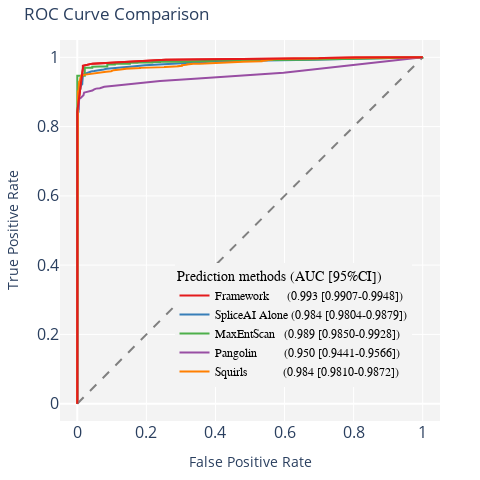

The notebook cell this image was saved under:
### Code cell
import plotly.graph_objects as go
import numpy as np
from sklearn.metrics import roc_curve, roc_auc_score

# ROC curve (LABEL, PriorityScore)
fpr1, tpr1, thresholds1 = roc_curve(data['LABEL'], data['PriorityScore'])
auc1 = roc_auc_score(data['LABEL'], data['PriorityScore'])

fpr2, tpr2, thresholds2 = roc_curve(data['LABEL'], data['maxsplai'])
auc2 = roc_auc_score(data['LABEL'], data['maxsplai'])

fpr3, tpr3, thresholds3 = roc_curve(data2['LABEL'], data2['maxentscan_diff'])
auc3 = roc_auc_score(data2['LABEL'], data2['maxentscan_diff'])

fpr4, tpr4, thresholds4 = roc_curve(data['LABEL'], data['maxpangolin'])
auc4 = roc_auc_score(data['LABEL'], data['maxpangolin'])

fpr5, tpr5, thresholds5 = roc_curve(data3['LABEL'], data3['Squirls'])
auc5 = roc_auc_score(data3['LABEL'], data3['Squirls'])

# Calculate optimal threshold from ROC curve by Youden's J statistic
Youden_index = np.argmax(tpr1 - fpr1)
optimal_threshold = thresholds1[Youden_index]
print('Optimal threshold (using Youden index):', optimal_threshold)

youden_maxent = np.argmax(tpr3 - fpr3)
optimal_threshold_maxent = thresholds3[youden_maxent]
print('Optimal threshold (using Youden index) - MaxEntScan:', optimal_threshold_maxent)
youden_pangolin = np.argmax(tpr4 - fpr4)
optimal_threshold_pangolin = thresholds4[youden_pangolin]
print('Optimal threshold (using Youden index) - Pangolin:', optimal_threshold_pangolin)
youden_squirls = np.argmax(tpr5 - fpr5)
optimal_threshold_squirls = thresholds5[youden_squirls]
print('Optimal threshold (using Youden index) - Squirls:', optimal_threshold_squirls)


# plot ROC curve using Plotly
fig = go.Figure()

# Add traces
fig.add_trace(go.Scatter(
    x=fpr1, y=tpr1, mode='lines', 
    name=f"Framework      ({auc1:.3f} [{cilower1:.4f}-{ciupper1:.4f}])", 
    line=dict(color='#E41A1C', width=2))
    )
fig.add_trace(go.Scatter(
    x=fpr2, y=tpr2, mode='lines', 
    name=f"SpliceAI Alone ({auc2:.3f} [{cilower2:.4f}-{ciupper2:.4f}])", 
    line=dict(color='#377EB8', width=2))
    )
fig.add_trace(go.Scatter(
    x=fpr3, y=tpr3, mode='lines',
    name=f"MaxEntScan   ({auc3:.3f} [{cilower3:.4f}-{ciupper3:.4f}])",
    line=dict(color='#4DAF4A', width=2))
    )
fig.add_trace(go.Scatter(
    x=fpr4, y=tpr4, mode='lines',
    name=f"Pangolin         ({auc4:.3f} [{cilower4:.4f}-{ciupper4:.4f}])",
    line=dict(color='#984EA3', width=2))
    )

fig.add_trace(go.Scatter(
    x=fpr5, y=tpr5, mode='lines',
    name=f"Squirls            ({auc5:.3f} [{cilower5:.4f}-{ciupper5:.4f}])",
    line=dict(color='#FF7F00', width=2))
    )

fig.add_trace(go.Scatter(
    x=[0, 1], y=[0, 1], mode='lines', name='Chance', 
    line=dict(color='gray', width=2, dash='dash'), showlegend=False)
    )

# Add an annotation
# fig.add_annotation(x=0.6, y=0.05, xref="paper", yref="paper",
#                    text=f"DeLong's test p-value = {10**p_value_log[0][0]:.2e}",
#                    showarrow=False,
#                    font=dict(family="Arial, sans-serif", size=12, color="black"),
#                    bgcolor='rgba(243, 243, 243, 1)',
#                 #    bordercolor="black",
#                    borderwidth=2)

# Add titles and labels
fig.update_layout(title='ROC Curve Comparison',
                  xaxis_title='False Positive Rate',
                  yaxis_title='True Positive Rate',
                  plot_bgcolor='rgba(243, 243, 243, 1)',
                  paper_bgcolor='rgba(243, 243, 243, 0)',
                  legend_title='Prediction methods (AUC [95%CI])',
                  legend=dict(y=0.09, x=0.925, xanchor='right', yanchor='bottom', 
                              bgcolor='rgba(243, 243, 243, 1)',
                              font=dict(family="Arial, sans-serif", size=12, color="black")),
                  margin=dict(l=40, r=40, t=40, b=40))

fig.update_xaxes(range=[-0.05, 1.05])
fig.update_yaxes(range=[-0.05, 1.05])
fig.update_layout(width=480, height=480)
fig.write_html("figs/roc-auc.html")

# Change the font size of axix labels
fig.update_xaxes(tickfont=dict(size=16))
fig.update_yaxes(tickfont=dict(size=16))

# Add zoomed-in ROC curve in the top left corner
fig.add_trace(go.Scatter(
    x=fpr1, y=tpr1, mode='lines', 
    name=f"Framework      ({auc1:.3f} [{cilower1:.4f}-{ciupper1:.4f}])", 
    line=dict(color='#E41A1C', width=2), showlegend=False)
    )

# fig.update_layout(showlegend=False)

# Show figure
fig.show()

### Figure 1 — Plotly figure (JSON) as saved in the notebook; plotly's stock layout.template omitted (floating-point values rounded to 4 significant figures; data arrays with more than 128 entries replaced by an {"elided": "..."} marker saying what was removed)
{"data": [{"line": {"color": "#E41A1C", "width": 2}, "mode": "lines", "name": "Framework      (0.993 [0.9907-0.9948])", "type": "scatter", "x": [0, 0, 0, 0, 0, 0, 0, 0, 0, 0, 0, 0.01633, 0.01633, 0.04356, 0.2559, 0.6987, 0.7132, 0.8022, 1], "y": [0, 0.1477, 0.1582, 0.3305, 0.3975, 0.4461, 0.5246, 0.5267, 0.6903, 0.706, 0.8427, 0.969, 0.9757, 0.9817, 0.9928, 0.9974, 0.998, 0.9991, 1]}, {"line": {"color": "#377EB8", "width": 2}, "mode": "lines", "name": "SpliceAI Alone (0.984 [0.9804-0.9879])", "type": "scatter", "x": [0, 0, 0, 0.001815, 0.001815, 0.001815, 0.001815, 0.001815, 0.001815, 0.001815, 0.001815, 0.001815, 0.001815, 0.001815, 0.001815, 0.001815, 0.001815, 0.001815, 0.001815, 0.001815, 0.001815, 0.001815, 0.001815, 0.001815, 0.001815, 0.001815, 0.001815, 0.001815, 0.001815, 0.001815, 0.001815, 0.001815, 0.001815, 0.001815, 0.00363, 0.00363, 0.00363, 0.00363, 0.00363, 0.00363, 0.00363, 0.00363, 0.00363, 0.00363, 0.00363, 0.00363, 0.00363, 0.00363, 0.00363, 0.00363, 0.00363, 0.00363, 0.00363, 0.005445, 0.005445, 0.005445, 0.005445, 0.00726, 0.009074, 0.009074, 0.009074, 0.01089, 0.01089, 0.0127, 0.0127, 0.01452, 0.01452, 0.01452, 0.01452, 0.01452, 0.01452, 0.01452, 0.01633, 0.01633, 0.01633, 0.01633, 0.01633, 0.01633, 0.01815, 0.02359, 0.02722, 0.02722, 0.03085, 0.03811, 0.03993, 0.049, 0.05626, 0.05989, 0.07623, 0.0853, 0.1071, 0.1361, 0.1597, 0.196, 0.2414, 0.3122, 0.4102, 0.6788, 1], "y": [0, 0.1842, 0.378, 0.4647, 0.5197, 0.5521, 0.5852, 0.6052, 0.6257, 0.6422, 0.6564, 0.6692, 0.6808, 0.6926, 0.7068, 0.7213, 0.7306, 0.7381, 0.7448, 0.763, 0.7706, 0.7764, 0.7813, 0.7874, 0.7937, 0.7984, 0.8036, 0.8094, 0.8158, 0.8195, 0.8253, 0.8291, 0.8337, 0.8392, 0.8424, 0.8468, 0.8499, 0.854, 0.8569, 0.8592, 0.8627, 0.8659, 0.8676, 0.8705, 0.8743, 0.8769, 0.8798, 0.8818, 0.8841, 0.8862, 0.8876, 0.8888, 0.8917, 0.8931, 0.896, 0.8986, 0.9009, 0.9041, 0.9064, 0.9096, 0.9143, 0.9163, 0.9189, 0.9206, 0.9218, 0.9232, 0.9264, 0.9276, 0.9302, 0.9316, 0.9348, 0.9366, 0.9392, 0.9406, 0.9418, 0.9444, 0.9455, 0.9484, 0.9508, 0.9528, 0.9534, 0.9542, 0.9565, 0.9574, 0.9592, 0.9603, 0.9609, 0.9623, 0.9647, 0.967, 0.9684, 0.9705, 0.9736, 0.9771, 0.9791, 0.982, 0.9884, 0.9928, 1]}, {"line": {"color": "#4DAF4A", "width": 2}, "mode": "lines", "name": "MaxEntScan   (0.989 [0.9850-0.9928])", "type": "scatter", "x": {"elided": "195 float values"}, "y": {"elided": "195 float values"}}, {"line": {"color": "#984EA3", "width": 2}, "mode": "lines", "name": "Pangolin         (0.950 [0.9441-0.9566])", "type": "scatter", "x": [0, 0, 0, 0, 0, 0, 0, 0, 0, 0, 0, 0, 0, 0, 0, 0, 0, 0, 0, 0, 0, 0, 0.001815, 0.001815, 0.001815, 0.001815, 0.001815, 0.001815, 0.001815, 0.001815, 0.001815, 0.001815, 0.001815, 0.001815, 0.001815, 0.001815, 0.001815, 0.001815, 0.001815, 0.001815, 0.001815, 0.001815, 0.001815, 0.001815, 0.001815, 0.001815, 0.001815, 0.001815, 0.001815, 0.001815, 0.001815, 0.001815, 0.001815, 0.00363, 0.00363, 0.00363, 0.00363, 0.00363, 0.00363, 0.005445, 0.005445, 0.005445, 0.005445, 0.005445, 0.005445, 0.005445, 0.009074, 0.0127, 0.01633, 0.01815, 0.01815, 0.01815, 0.01996, 0.01996, 0.02541, 0.03267, 0.03993, 0.04356, 0.049, 0.05445, 0.06534, 0.07804, 0.09982, 0.1325, 0.1797, 0.2396, 0.3394, 0.5971, 1], "y": [0, 0.0002897, 0.004635, 0.02115, 0.05852, 0.1199, 0.2016, 0.2804, 0.3473, 0.4038, 0.4571, 0.4965, 0.5295, 0.5588, 0.5823, 0.6028, 0.6182, 0.6347, 0.6498, 0.6628, 0.6793, 0.6912, 0.7019, 0.7132, 0.7228, 0.7312, 0.7384, 0.7471, 0.7543, 0.7587, 0.7648, 0.7706, 0.7755, 0.7822, 0.7868, 0.792, 0.7952, 0.8007, 0.803, 0.8062, 0.8146, 0.8195, 0.8227, 0.8242, 0.8268, 0.8302, 0.8331, 0.8366, 0.8384, 0.841, 0.8444, 0.8468, 0.8482, 0.8499, 0.8546, 0.8572, 0.8595, 0.8604, 0.8627, 0.8653, 0.8667, 0.867, 0.8717, 0.8734, 0.8754, 0.8801, 0.8821, 0.885, 0.889, 0.8908, 0.8922, 0.894, 0.8954, 0.898, 0.8995, 0.9009, 0.903, 0.9041, 0.9076, 0.9096, 0.9105, 0.9148, 0.9171, 0.9209, 0.9264, 0.9319, 0.9383, 0.9554, 1]}, {"line": {"color": "#FF7F00", "width": 2}, "mode": "lines", "name": "Squirls            (0.984 [0.9810-0.9872])", "type": "scatter", "x": {"elided": "472 float values"}, "y": {"elided": "472 float values"}}, {"line": {"color": "gray", "dash": "dash", "width": 2}, "mode": "lines", "name": "Chance", "showlegend": false, "type": "scatter", "x": [0, 1], "y": [0, 1]}, {"line": {"color": "#E41A1C", "width": 2}, "mode": "lines", "name": "Framework      (0.993 [0.9907-0.9948])", "showlegend": false, "type": "scatter", "x": [0, 0, 0, 0, 0, 0, 0, 0, 0, 0, 0, 0.01633, 0.01633, 0.04356, 0.2559, 0.6987, 0.7132, 0.8022, 1], "y": [0, 0.1477, 0.1582, 0.3305, 0.3975, 0.4461, 0.5246, 0.5267, 0.6903, 0.706, 0.8427, 0.969, 0.9757, 0.9817, 0.9928, 0.9974, 0.998, 0.9991, 1]}], "layout": {"height": 480, "legend": {"bgcolor": "rgba(243, 243, 243, 1)", "font": {"color": "black", "family": "Arial, sans-serif", "size": 12}, "title": {"text": "Prediction methods (AUC [95%CI])"}, "x": 0.925, "xanchor": "right", "y": 0.09, "yanchor": "bottom"}, "margin": {"b": 40, "l": 40, "r": 40, "t": 40}, "paper_bgcolor": "rgba(243, 243, 243, 0)", "plot_bgcolor": "rgba(243, 243, 243, 1)", "title": {"text": "ROC Curve Comparison"}, "width": 480, "xaxis": {"range": [-0.05, 1.05], "tickfont": {"size": 16}, "title": {"text": "False Positive Rate"}}, "yaxis": {"range": [-0.05, 1.05], "tickfont": {"size": 16}, "title": {"text": "True Positive Rate"}}}}
